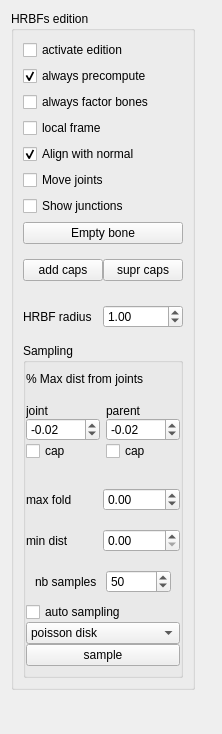
       <widget class="QWidget" name="bone_editor">
        <property name="geometry">
         <rect>
          <x>0</x>
          <y>0</y>
          <width>222</width>
          <height>734</height>
         </rect>
        </property>
        <attribute name="label">
         <string>Bone edition</string>
        </attribute>
        <layout class="QHBoxLayout" name="horizontalLayout_4">
         <item>
          <layout class="QVBoxLayout" name="vert_layout_bone_editor">
           <item>
            <widget class="QGroupBox" name="box_edit_RBF">
             <property name="title">
              <string>HRBFs edition</string>
             </property>
             <layout class="QVBoxLayout" name="verticalLayout_15">
              <item>
               <widget class="QCheckBox" name="rbf_edition">
                <property name="toolTip">
                 <string>Enable hrbf point selection you can delete or move a point</string>
                </property>
                <property name="text">
                 <string>activate edition</string>
                </property>
               </widget>
              </item>
              <item>
               <widget class="QCheckBox" name="cBox_always_precompute">
                <property name="toolTip">
                 <string>Keeps the bones to a precomputed type.
When editing bones the resulting HRBF will 
be automatically converted to a precomputed primitive.</string>
                </property>
                <property name="text">
                 <string>always precompute</string>
                </property>
                <property name="checked">
                 <bool>true</bool>
                </property>
               </widget>
              </item>
              <item>
               <widget class="QCheckBox" name="checkB_factor_siblings">
                <property name="toolTip">
                 <string>&lt;!DOCTYPE HTML PUBLIC &quot;-//W3C//DTD HTML 4.0//EN&quot; &quot;http://www.w3.org/TR/REC-html40/strict.dtd&quot;&gt;
&lt;html&gt;&lt;head&gt;&lt;meta name=&quot;qrichtext&quot; content=&quot;1&quot; /&gt;&lt;style type=&quot;text/css&quot;&gt;
p, li { white-space: pre-wrap; }
&lt;/style&gt;&lt;/head&gt;&lt;body style=&quot; font-family:'MS Shell Dlg 2'; font-size:8.25pt; font-weight:400; font-style:normal;&quot;&gt;
&lt;p style=&quot; margin-top:0px; margin-bottom:0px; margin-left:0px; margin-right:0px; -qt-block-indent:0; text-indent:0px;&quot;&gt;&lt;span style=&quot; font-size:8pt;&quot;&gt;When sampling a bone which has several siblings (same bone parent)&lt;/span&gt;&lt;/p&gt;
&lt;p style=&quot; margin-top:0px; margin-bottom:0px; margin-left:0px; margin-right:0px; -qt-block-indent:0; text-indent:0px;&quot;&gt;&lt;span style=&quot; font-size:8pt;&quot;&gt;samples for every children will be added to the first child.&lt;/span&gt;&lt;/p&gt;
&lt;p style=&quot; margin-top:0px; margin-bottom:0px; margin-left:0px; margin-right:0px; -qt-block-indent:0; text-indent:0px;&quot;&gt;&lt;span style=&quot; font-size:8pt;&quot;&gt;The other children will be ignored.&lt;/span&gt;&lt;/p&gt;
&lt;p style=&quot;-qt-paragraph-type:empty; margin-top:0px; margin-bottom:0px; margin-left:0px; margin-right:0px; -qt-block-indent:0; text-indent:0px; font-size:8pt;&quot;&gt;&lt;/p&gt;&lt;/body&gt;&lt;/html&gt;</string>
                </property>
                <property name="text">
                 <string>always factor bones</string>
                </property>
               </widget>
              </item>
              <item>
               <widget class="QCheckBox" name="local_frame">
                <property name="toolTip">
                 <string>Set the frame to the local frame of the curently
selected bone</string>
                </property>
                <property name="text">
                 <string>local frame</string>
                </property>
               </widget>
              </item>
              <item>
               <widget class="QCheckBox" name="checkB_align_with_normal">
                <property name="text">
                 <string>Align with normal</string>
                </property>
                <property name="checked">
                 <bool>true</bool>
                </property>
               </widget>
              </item>
              <item>
               <widget class="QCheckBox" name="move_joints">
                <property name="text">
                 <string>Move joints</string>
                </property>
               </widget>
              </item>
              <item>
               <widget class="QCheckBox" name="checkB_show_junction">
                <property name="text">
                 <string>Show junctions</string>
                </property>
               </widget>
              </item>
              <item>
               <widget class="QPushButton" name="pushB_empty_bone">
                <property name="toolTip">
                 <string>&lt;!DOCTYPE HTML PUBLIC &quot;-//W3C//DTD HTML 4.0//EN&quot; &quot;http://www.w3.org/TR/REC-html40/strict.dtd&quot;&gt;
&lt;html&gt;&lt;head&gt;&lt;meta name=&quot;qrichtext&quot; content=&quot;1&quot; /&gt;&lt;style type=&quot;text/css&quot;&gt;
p, li { white-space: pre-wrap; }
&lt;/style&gt;&lt;/head&gt;&lt;body style=&quot; font-family:'MS Shell Dlg 2'; font-size:8.25pt; font-weight:400; font-style:normal;&quot;&gt;
&lt;p style=&quot; margin-top:0px; margin-bottom:0px; margin-left:0px; margin-right:0px; -qt-block-indent:0; text-indent:0px;&quot;&gt;&lt;span style=&quot; font-size:8pt;&quot;&gt;Erase hrbf samples from the selected bones.&lt;/span&gt;&lt;/p&gt;&lt;/body&gt;&lt;/html&gt;</string>
                </property>
                <property name="text">
                 <string>Empty bone</string>
                </property>
               </widget>
              </item>
              <item>
               <widget class="QWidget" name="widget_24" native="true">
                <layout class="QHBoxLayout" name="horizontalLayout_30">
                 <property name="spacing">
                  <number>0</number>
                 </property>
                 <property name="leftMargin">
                  <number>0</number>
                 </property>
                 <property name="rightMargin">
                  <number>0</number>
                 </property>
                 <item>
                  <widget class="QPushButton" name="pButton_add_caps">
                   <property name="toolTip">
                    <string>Close HRBF with caps at both ends of the selected joints</string>
                   </property>
                   <property name="text">
                    <string>add caps</string>
                   </property>
                  </widget>
                 </item>
                 <item>
                  <widget class="QPushButton" name="pButton_supr_caps">
                   <property name="text">
                    <string>supr caps</string>
                   </property>
                  </widget>
                 </item>
                </layout>
               </widget>
              </item>
              <item>
               <widget class="QWidget" name="widget_16" native="true">
                <layout class="QHBoxLayout" name="horizontalLayout_7">
                 <property name="spacing">
                  <number>0</number>
                 </property>
                 <property name="leftMargin">
                  <number>0</number>
                 </property>
                 <property name="rightMargin">
                  <number>0</number>
                 </property>
                 <item>
                  <widget class="QLabel" name="lbl_hrbf_radius">
                   <property name="text">
                    <string>HRBF radius</string>
                   </property>
                  </widget>
                 </item>
                 <item>
                  <widget class="QDoubleSpinBox" name="dSpinB_hrbf_radius">
                   <property name="singleStep">
                    <double>0.500000000000000</double>
                   </property>
                   <property name="value">
                    <double>1.000000000000000</double>
                   </property>
                  </widget>
                 </item>
                </layout>
               </widget>
              </item>
              <item>
               <widget class="QGroupBox" name="groupBx_auto_sampling">
                <property name="title">
                 <string>Sampling</string>
                </property>
                <layout class="QVBoxLayout" name="verticalLayout_29">
                 <property name="spacing">
                  <number>0</number>
                 </property>
                 <property name="leftMargin">
                  <number>0</number>
                 </property>
                 <property name="rightMargin">
                  <number>0</number>
                 </property>
                 <item>
                  <widget class="QLabel" name="lbl_per_max_dist_from_joints">
                   <property name="toolTip">
                    <string>Set a distance threshold from sample to the joints
to choose them.</string>
                   </property>
                   <property name="text">
                    <string>% Max dist from joints</string>
                   </property>
                  </widget>
                 </item>
                 <item>
                  <widget class="QWidget" name="widget_grp_max_dist_from_joints" native="true">
                   <layout class="QHBoxLayout" name="horizontalLayout_17">
                    <property name="leftMargin">
                     <number>0</number>
                    </property>
                    <property name="rightMargin">
                     <number>0</number>
                    </property>
                    <item>
                     <widget class="QWidget" name="widget_grp_joint" native="true">
                      <layout class="QVBoxLayout" name="verticalLayout_31">
                       <property name="spacing">
                        <number>0</number>
                       </property>
                       <property name="leftMargin">
                        <number>0</number>
                       </property>
                       <property name="rightMargin">
                        <number>0</number>
                       </property>
                       <item>
                        <widget class="QLabel" name="lbl_max_dist_joint">
                         <property name="text">
                          <string>joint</string>
                         </property>
                        </widget>
                       </item>
                       <item>
                        <widget class="QDoubleSpinBox" name="dSpinB_max_dist_joint">
                         <property name="minimum">
                          <double>-1.000000000000000</double>
                         </property>
                         <property name="maximum">
                          <double>1.000000000000000</double>
                         </property>
                         <property name="singleStep">
                          <double>0.100000000000000</double>
                         </property>
                         <property name="value">
                          <double>-0.020000000000000</double>
                         </property>
                        </widget>
                       </item>
                       <item>
                        <widget class="QCheckBox" name="checkB_cap_joint">
                         <property name="toolTip">
                          <string>Add hrbf sample to the tip of the selected joint</string>
                         </property>
                         <property name="text">
                          <string>cap</string>
                         </property>
                         <property name="checked">
                          <bool>false</bool>
                         </property>
                        </widget>
                       </item>
                      </layout>
                     </widget>
                    </item>
                    <item>
                     <widget class="QWidget" name="widget_grp_parent" native="true">
                      <layout class="QVBoxLayout" name="verticalLayout_30">
                       <property name="spacing">
                        <number>0</number>
                       </property>
                       <property name="leftMargin">
                        <number>0</number>
                       </property>
                       <property name="rightMargin">
                        <number>0</number>
                       </property>
                       <item>
                        <widget class="QLabel" name="lbl_max_dist_parent">
                         <property name="text">
                          <string>parent</string>
                         </property>
                        </widget>
                       </item>
                       <item>
                        <widget class="QDoubleSpinBox" name="dSpinB_max_dist_parent">
                         <property name="minimum">
                          <double>-1.000000000000000</double>
                         </property>
                         <property name="maximum">
                          <double>1.000000000000000</double>
                         </property>
                         <property name="singleStep">
                          <double>0.100000000000000</double>
                         </property>
                         <property name="value">
                          <double>-0.020000000000000</double>
                         </property>
                        </widget>
                       </item>
                       <item>
                        <widget class="QCheckBox" name="checkB_capparent">
                         <property name="toolTip">
                          <string>Add hrbf sample to the tip of the parent of the selected joint.</string>
                         </property>
                         <property name="text">
                          <string>cap</string>
                         </property>
                         <property name="checked">
                          <bool>false</bool>
                         </property>
                        </widget>
                       </item>
                      </layout>
                     </widget>
                    </item>
                   </layout>
                  </widget>
                 </item>
                 <item>
                  <widget class="QWidget" name="widget_grp_max_fold" native="true">
                   <layout class="QHBoxLayout" name="horizontalLayout_18">
                    <property name="spacing">
                     <number>0</number>
                    </property>
                    <property name="leftMargin">
                     <number>0</number>
                    </property>
                    <property name="rightMargin">
                     <number>0</number>
                    </property>
                    <item>
                     <widget class="QLabel" name="lbl_max_fold">
                      <property name="toolTip">
                       <string>We choose a sample if:
max fold &gt; (vertex orthogonal dir to the bone) dot (vertex normal)</string>
                      </property>
                      <property name="text">
                       <string>max fold</string>
                      </property>
                     </widget>
                    </item>
                    <item>
                     <widget class="QDoubleSpinBox" name="dSpinB_max_fold">
                      <property name="minimum">
                       <double>-1.000000000000000</double>
                      </property>
                      <property name="maximum">
                       <double>1.000000000000000</double>
                      </property>
                      <property name="singleStep">
                       <double>0.100000000000000</double>
                      </property>
                     </widget>
                    </item>
                   </layout>
                  </widget>
                 </item>
                 <item>
                  <widget class="QWidget" name="widget_14" native="true">
                   <layout class="QHBoxLayout" name="horizontalLayout_21">
                    <property name="spacing">
                     <number>0</number>
                    </property>
                    <property name="leftMargin">
                     <number>0</number>
                    </property>
                    <property name="rightMargin">
                     <number>0</number>
                    </property>
                    <item>
                     <widget class="QLabel" name="label_2">
                      <property name="toolTip">
                       <string>Minimal distance between two HRBF sample</string>
                      </property>
                      <property name="text">
                       <string>min dist</string>
                      </property>
                     </widget>
                    </item>
                    <item>
                     <widget class="QDoubleSpinBox" name="dSpinB_min_dist_samples">
                      <property name="maximum">
                       <double>999.990000000000009</double>
                      </property>
                      <property name="singleStep">
                       <double>0.010000000000000</double>
                      </property>
                      <property name="value">
                       <double>0.000000000000000</double>
                      </property>
                     </widget>
                    </item>
                   </layout>
                  </widget>
                 </item>
                 <item>
                  <widget class="QWidget" name="widget_25" native="true">
                   <layout class="QHBoxLayout" name="horizontalLayout_31">
                    <item>
                     <widget class="QLabel" name="lbl_nb_samples">
                      <property name="toolTip">
                       <string>Minimal number of samples.
(this value is used only whe the value min dist is zero)</string>
                      </property>
                      <property name="text">
                       <string>nb samples</string>
                      </property>
                     </widget>
                    </item>
                    <item>
                     <widget class="QSpinBox" name="spinB_nb_samples_psd">
                      <property name="maximum">
                       <number>1000</number>
                      </property>
                      <property name="singleStep">
                       <number>20</number>
                      </property>
                      <property name="value">
                       <number>50</number>
                      </property>
                     </widget>
                    </item>
                   </layout>
                  </widget>
                 </item>
                 <item>
                  <widget class="QCheckBox" name="checkB_auto_sample">
                   <property name="toolTip">
                    <string>When activated samples are choosen automatically 
as the parameters changes.</string>
                   </property>
                   <property name="text">
                    <string>auto sampling</string>
                   </property>
                  </widget>
                 </item>
                 <item>
                  <widget class="QComboBox" name="cBox_sampling_type">
                   <item>
                    <property name="text">
                     <string>poisson disk</string>
                    </property>
                   </item>
                   <item>
                    <property name="text">
                     <string>adhoc sampling</string>
                    </property>
                   </item>
                   <item>
                    <property name="text">
                     <string>gael optimal</string>
                    </property>
                   </item>
                  </widget>
                 </item>
                 <item>
                  <widget class="QPushButton" name="choose_hrbf_samples">
                   <property name="toolTip">
                    <string>Choose the samples and reconstruct implicit surfaces 
bounds to each bone (solve the linear system).</string>
                   </property>
                   <property name="text">
                    <string>sample</string>
                   </property>
                  </widget>
                 </item>
                </layout>
               </widget>
              </item>
             </layout>
            </widget>
           </item>
           <item>
            <spacer name="verticalSpacer_3">
             <property name="orientation">
              <enum>Qt::Vertical</enum>
             </property>
             <property name="sizeHint" stdset="0">
              <size>
               <width>20</width>
               <height>40</height>
              </size>
             </property>
            </spacer>
           </item>
          </layout>
         </item>
         <item>
          <spacer name="horizontalSpacer_3">
           <property name="orientation">
            <enum>Qt::Horizontal</enum>
           </property>
           <property name="sizeHint" stdset="0">
            <size>
             <width>40</width>
             <height>20</height>
            </size>
           </property>
          </spacer>
         </item>
        </layout>
       </widget>
